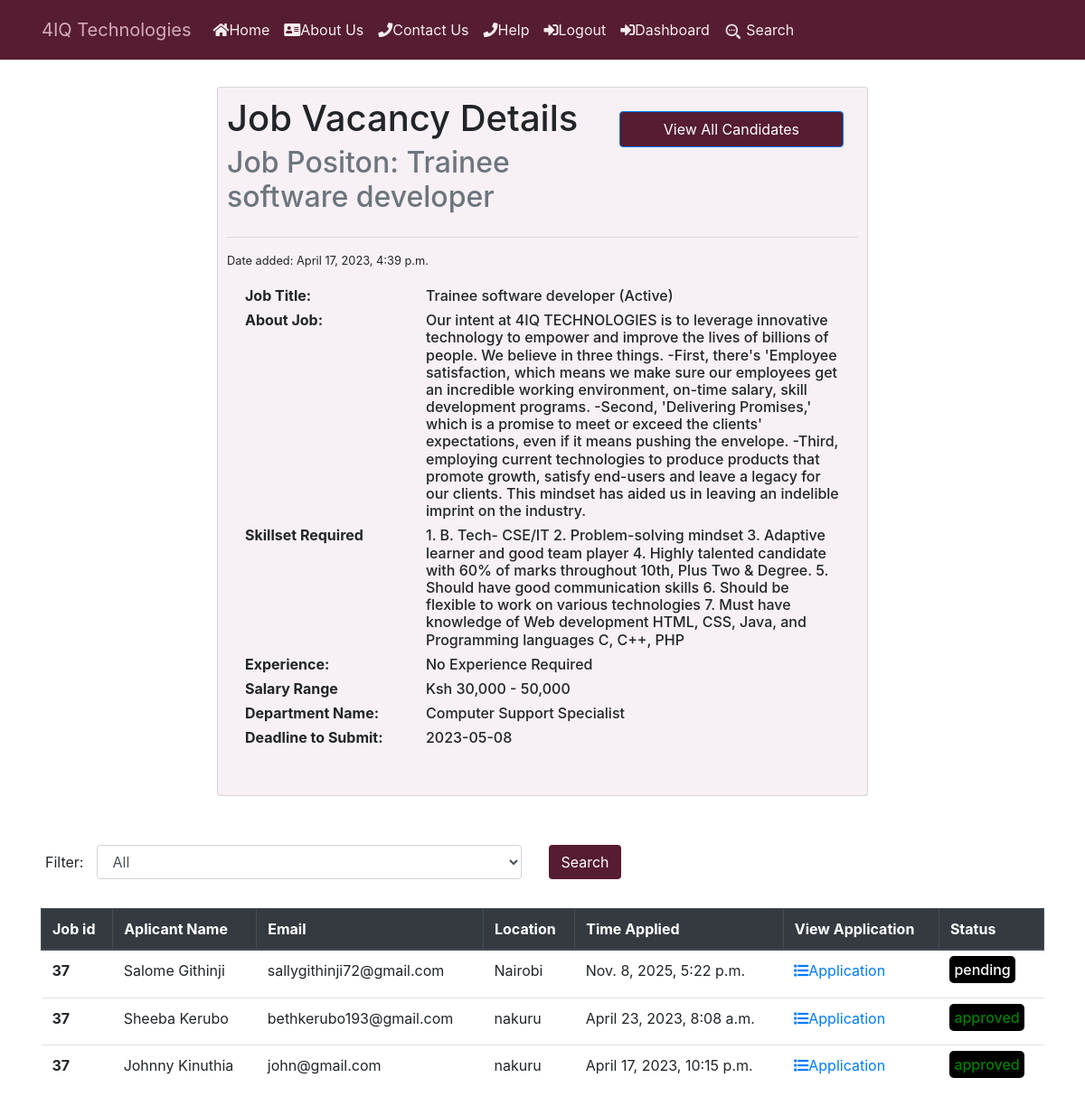
Page /users/job/37/ (signed in) on the committed database.
### job/models.py (models this page shows, shortened)
class Job(models.Model):
    COMPUTER_SUPPORT_SPECIALIST = 'Computer Support Specialist'
    HARDWARE_ENGINEER = 'Hardware Engineer'
    COMPUTER_SYSTEM_ANALYST = 'Computer System Analyst'
    SOFTWARE_DEVELOPER = 'Software Developer'
    PROGRAMMER = 'Programmer'
    WEB_DEVELOPER = 'Web Developer'
    NETWORK_ENGINEER = 'Network Engineer'
    SOFTWARE_TESTER = 'Software Tester'
    FRONTEND_DEVELOPER = "Frontend Developer"
    BACKEND_DEVELOPER = "Backend Developer"
    CHOICES_SIZE =   ( (COMPUTER_SUPPORT_SPECIALIST ,'COMPUTER_SUPPORT_SPECIALIST'),
    ( HARDWARE_ENGINEER ,'HARDWARE_ENGINEER'),
    ( COMPUTER_SYSTEM_ANALYST, 'COMPUTER_SYSTEM_ANALYST' ),
    ( SOFTWARE_DEVELOPER, 'SOFTWARE_DEVELOPER'),
    ( PROGRAMMER , 'PROGRAMMER'),
    ( WEB_DEVELOPER,'WEB_DEVELOPER'),
    ( NETWORK_ENGINEER,'NETWORK_ENGINEER'),
    ( SOFTWARE_TESTER,'SOFTWARE_TESTER'),
    (FRONTEND_DEVELOPER,"FRONTEND_DEVELOPER"),
    (BACKEND_DEVELOPER,"BACKEND_DEVELOPER")
    )
    ACTIVE = 'active'
    EMPLOYED = 'employed'
    ARCHIVED = 'archived'
    CHOICES_STATUS = (
        (EMPLOYED,'Employed'),
        (ACTIVE,'Active' ),
        (ARCHIVED,'Archived' )
     )
    title = models.CharField(max_length=200)
    created_at = models.DateTimeField(auto_now_add=True)
    skillset_required = models.TextField(null=True)
    about_job= models.TextField(blank=True, null=True)
    image = models.ImageField(upload_to="covers/",null=True,blank=True)
    experience = models.CharField(max_length=100,null=True)
    salary = models.CharField(max_length=50,null=True)
    deadline = models.CharField(max_length=50,null=True)
    department_name = models.CharField( max_length=30,choices=CHOICES_SIZE)
    created_by = models.ForeignKey(User,
                                   related_name="jobs",
                                   on_delete=models.CASCADE)
    status = models.CharField(max_length=20,choices=CHOICES_STATUS,default='active')
    class Meta:
        ordering = ['-created_at']

class Application(models.Model):
    APPROVED = 'approved'
    PENDING = 'pending'
    DECLINED = 'declined'
    CHOICES_STATUS = (
        (APPROVED,'Approved'),
        (PENDING,'Pending' ),
        (DECLINED,'Declined' )
    )
    HIGH_SCHOOL = 'High School'
    ASSOCIATE_DEGREE = 'Associate Degree'
    BACHELOR_DEGREE = 'Bachelor Degree'
    MASTER_DEGREE = 'Master Degree'
    DOCTORATE = 'Doctorate'
    PROFESSIONAL_DEGREE = 'Professional Degree'
    CERTIFICATE = 'Certificate'
    DIPLOMA = 'Diploma'
    EDUCATION_CHOICES = ((HIGH_SCHOOL, 'High School'),
        (ASSOCIATE_DEGREE, 'Associate Degree'),
        (BACHELOR_DEGREE, "Bachelor's Degree"),
        (MASTER_DEGREE, "Master's Degree"),
        (DOCTORATE, 'Doctoral Degree'),
        (PROFESSIONAL_DEGREE, 'Professional Degree'),
        (CERTIFICATE, 'Certificate'),
        (DIPLOMA, 'Diploma')
    )
    job = models.ForeignKey(Job,
                            related_name='applications',
                             on_delete=models.CASCADE)
    first_name = models.CharField(max_length=200, null=True, blank=True)
    last_name = models.CharField(max_length=200, null=True, blank=True)
    date_of_birth = models.CharField(max_length=20, blank=True, null=True)
    gender = models.CharField(max_length=1,
                              choices=GENDER,
                              blank=False,
                              null=True)
    email = models.EmailField(max_length=70, blank=True, unique=True)
    location = models.CharField(
        max_length=104,
        null=True
    )
    mobile = models.IntegerField(null=True, blank=True)
    education   = models.CharField( max_length=2553, null=True, blank=True)
    level_education = models.CharField(max_length=30, choices=EDUCATION_CHOICES)
    content = models.TextField()
    experience = models.TextField()
    resume  = models.FileField( upload_to="resumes/", null=True, blank=True)
    created_at = models.DateTimeField(auto_now_add=True,null=False)
    status = models.CharField(max_length=20,choices=CHOICES_STATUS,default='pending')
    created_by = models.ForeignKey(User,
                                   related_name="applications",
                                   on_delete=models.CASCADE)
    class Meta:
        ordering = ['-created_at']

### users/views.py (the view)
# urls.py: path("job/<int:job_id>/", views.view_dashboard_job, name="view_dashboard_job"),
@login_required
def view_dashboard_job(request, job_id):
   job = get_object_or_404(Job, pk=job_id, created_by=request.user)
   return render (request,'view_dashboard_job.html',{'job': job})

### notification/context_processors.py (called while the page is built)
def notifications(request):
    if request.user.is_authenticated:
        return {
            'notificactions': request.user.notifications.filter(is_read=False)
        }
    else:
        return {'notifications': []}

### users/templates/view_dashboard_job.html (shortened to what this page needs)
{% include 'header.html' %}
<div
  style="margin: 30px; padding: 10px; background-color: #f7f0f5; width: 60%"
  class="card mx-auto"
>
  <div style="display: flex; justify-content: space-between">
    <div>
      <h1 class="card-title">Job Vacancy Details</h1>
      <h2 class="card-subtitle mb-2 text-muted">
        Job Positon: {{ job.title }}
      </h2>
    </div>
    <input
      type="submit"
      value="View All Candidates"
      class="m-3 px-5 btn btn-primary"
      style="background-color: #561c32; height: 40px; position: static"
      id="scroll-down-button"
    />
  </div>
  <hr />
  <small> Date added: {{job.created_at}}</small>
  <div class="card-body">
    <div style="display: flex">
      <h6 style="min-width: 200px; font-weight: bold">Job Title:</h6>
      <h6>{{job.title}} ({{job.get_status_display}}) </h6>
    </div>
    <div style="display: flex">
      <h6 style="min-width: 200px; font-weight: bold">About Job:</h6>
      <h6>{{job.about_job}}</h6>
    </div>
    <div style="display: flex">
      <h6 style="min-width: 200px; font-weight: bold">Skillset Required</h6>
      <h6>{{job.skillset_required}}</h6>
    </div>
    <div style="display: flex">
      <h6 style="min-width: 200px; font-weight: bold">Experience:</h6>
      <h6>{{job.experience}}</h6>
    </div>
    <div style="display: flex">
      <h6 style="min-width: 200px; font-weight: bold">Salary Range</h6>
      <h6>{{job.salary}}</h6>
    </div>
    <div style="display: flex">
      <h6 style="min-width: 200px; font-weight: bold">Department Name:</h6>
      <h6>{{job.department_name}}</h6>
    </div>
    <div style="display: flex">
      <h6 style="min-width: 200px; font-weight: bold">Deadline to Submit:</h6>
      <h6>{{job.deadline}}</h6>
    </div>
  </div>
</div>
<form method="get" action="{% url 'job:search_jobs'%}">
  <div class="form-group column">
    <br>
    <div style="display: flex;">
      <label for="status" class="col-sm-0 col-form-label" style="margin-left: 50px; ;">Filter:</label>
      <div class="col-sm-5">
        <select class="form-control" id="status" name="status">
          <option value="">All</option>
        </select>
      </div>
      <div class="form-group column">
        <div class="col-sm-12">
          <button type="submit" class="btn " style="background-color:#561c32;color:white">Search</button>
        </div>
      </div>
    </div>
  </div>
</form>
<div class="container">
  <table class="table">
    <thead class="thead-dark table-striped table-bordered">
      <tr>
        <th scope="col">Job id</th>
        <th scope="col">Aplicant Name</th>
        <th scope="col">Email</th>
        <th scope="col">Location</th>
        <th scope="col">Time Applied</th>
        <th scope="col">View Application</th>
        <th scope="col">Status</th>
      </tr>
    </thead>
    <tbody>
      {% for application in job.applications.all %}
      <tr>
        <th>{{ job.id }}</th>
        <td>{{application.first_name}} {{application.last_name}}</td>
        <td>{{application.email}}</td>
        <td>{{application.location}}</td>
        <td>{{application.created_at}}</td>
        <td>
          <a href="{% url 'view_application' application.id %}"
            ><i class="fas fa-list"></i>Application</a
          >
        </td>
          <td>
            {%if application.status == 'pending'%}
            <h6> <span style="color: white; border-radius: 5px; padding: 5px; background-color: black">{{application.status}}</span> </h6>
            {%elif application.status == 'approved'%}
            <h6> <span style="color: green; border-radius: 5px; padding: 5px; background-color: black">{{application.status}}</span> </h6>
            {%elif application.status == 'declined'%}
            <h6> <span style="color: red; border-radius: 5px; padding: 5px; background-color: black">{{application.status}}</span> </h6>
            {%endif%}
          </td>
      </tr>
      {% empty %}
      <p>No user applied for this job</p>
      {% endfor %}
    </tbody>
  </table>
</div>

### rows in the picture
Job: title "Trainee software developer", created_at "April 17, 2023, 4:39 p.m.", status "Active", about_job "Our intent at 4IQ TECHNOLOGIES is to leverage innovative technology to empower and improve the lives of billions of people. We believe in three things. -First, there's 'Employee satisfaction, which means we make sure our employees get an incredible working environment, on-time salary, skill development programs. -Second, 'Delivering Promises,' which is a promise to meet or exceed the clients' expectations, even if it means pushing the envelope. -Third, employing current technologies to produce products that promote growth, satisfy end-users and leave a legacy for our clients. This mindset has aided us in leaving an indelible imprint on the industry.", skillset_required "1. B. Tech- CSE/IT 2. Problem-solving mindset 3. Adaptive learner and good team player 4. Highly talented candidate with 60% of marks throughout 10th, Plus Two & Degree. 5. Should have good communication skills 6. Should be flexible to work on various technologies 7. Must have knowledge of Web development HTML, CSS, Java, and Programming languages C, C++, PHP", experience "No Experience Required", salary "Ksh 30,000 - 50,000", department_name "Computer Support Specialist", deadline "2023-05-08", id "37"
Application: first_name "Salome", last_name "Githinji", email "sallygithinji72@gmail.com", location "Nairobi", created_at "Nov. 8, 2025, 5:22 p.m.", status "pending"
Application: first_name "Sheeba", last_name "Kerubo", email "bethkerubo193@gmail.com", location "nakuru", created_at "April 23, 2023, 8:08 a.m.", status "approved"
Application: first_name "Johnny", last_name "Kinuthia", email "john@gmail.com", location "nakuru", created_at "April 17, 2023, 10:15 p.m.", status "approved"
